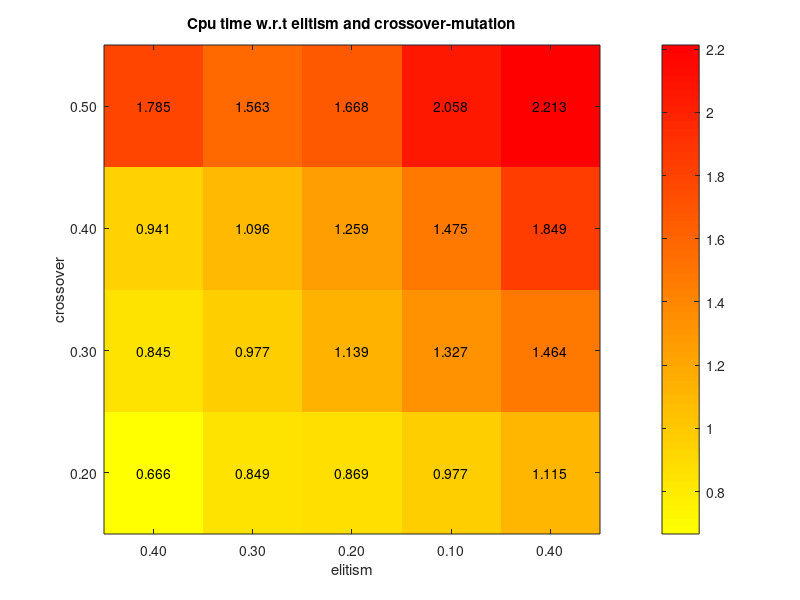

The MATLAB script that drew this image:
f = figure;
%--------------------------100
m = [
    1.7850    1.5630    1.6680    2.0580    2.2130   ;  
    0.9410    1.0960    1.2590    1.4750    1.8490  ;
    0.8450    0.9770    1.1390    1.3270    1.4640 ;
    0.6660    0.8490    0.8690    0.9770    1.1150];

b = [       17.3418   16.7282   17.0279   17.0127   18.8337;       
   17.5969   17.0055   17.1335   16.8136   17.7771   ;    
   17.9330   18.1744   17.1675   16.9008   18.0076  ;   
   16.7033   17.4073   17.2546   17.1295   16.9627];

%--------------------------50

b = [    0.7220    0.7470    0.8200    0.9590    1.0950    ;
    0.5310    0.7210    0.9220    1.0110    1.1480         ;
    0.6230    0.6280    0.6140    0.7900    0.7620         ;
    0.3500    0.4130    0.4570    0.6370    0.6430         ];

n = [    18.7970   18.3657   17.6503   18.4758   20.3105   ;
   18.4797   18.4310   17.3975   17.8053   18.0575        ; 
   18.0906   18.2152   18.2157   18.0274   19.0330       ;  
   18.0862   17.8677   17.3758   17.2698   18.2568       ];

xl = [90 80 70 60 50 40 30 20 10];
yl = [90 80 70 60 50 40 30 20 10];
x = [1 1 1 1 1 2 2 2 2 2 3 3 3 3 3 4 4 4 4 4];
y = [5 4 3 2 1 5 4 3 2 1 5 4 3 2 1 5 4 3 2 1];

y = flip(y);
t=num2cell(m);

t = cellfun(@num2str, t, 'UniformOutput', false); % convert to string
yes = {'0.50'; '0.40'; '0.30'; '0.20'; '0.10'};
names = { '0.40'; '0.30'; '0.20'; '0.10'};
imagesc(m);
title('Cpu time w.r.t elitism and crossover-mutation');

set(gca,'xtick',[1:5],'xticklabel',names);
set(gca,'ytick',[1:4],'yticklabel',yes);
xlabel('elitism');
ylabel('crossover');
hold on
colormap(flipud(autumn))
%imshow(m);
text(y,x,t', 'HorizontalAlignment','center')
colorbar;
